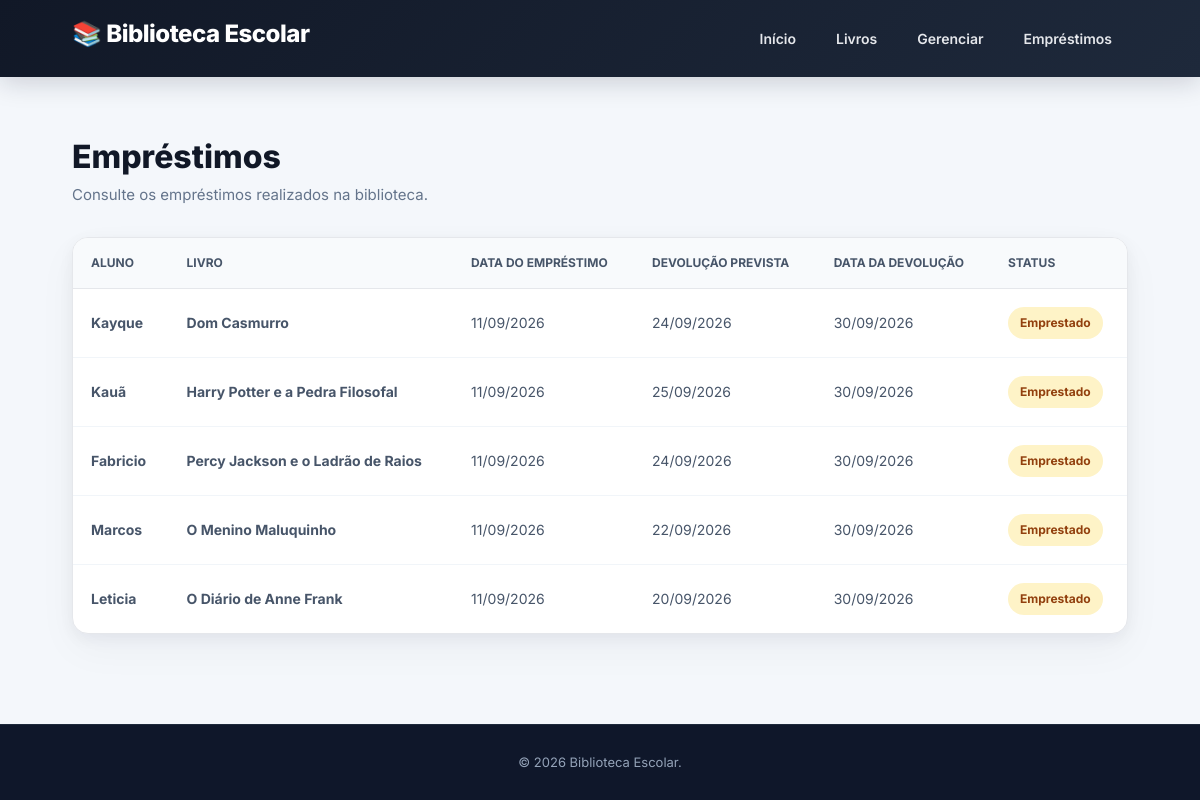
The app's page /emprestimos/, older data.
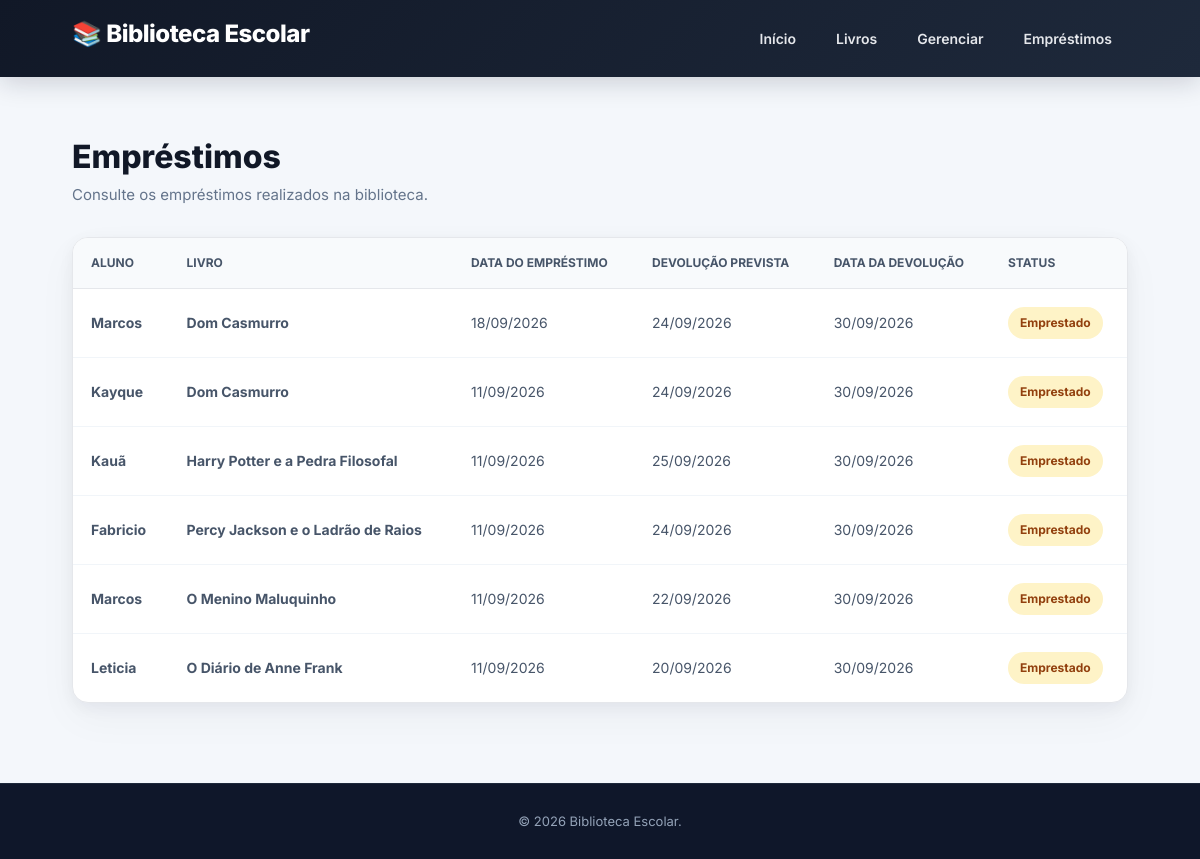
The same page, newer data.
### Central/models.py (models this page shows, shortened)
class Emprestimo(models.Model):
    aluno = models.ForeignKey(Aluno, on_delete=models.CASCADE)
    livro = models.ForeignKey(Livro, on_delete=models.CASCADE)
    data_emprestimo = models.DateField(auto_now_add=True)
    data_devolucao_prevista = models.DateField()
    data_devolucao = models.DateField(null=True, blank=True)
    status = models.CharField(
        max_length=20,
        choices=[
            ('Emprestado', 'emprestado'),
            ('Devolvido', 'devolvido'),
        ],
        default='Emprestado'
    )

class Aluno(models.Model):
    nome = models.CharField(max_length=100)
    matricula = models.CharField(max_length=20, unique=True)
    email = models.EmailField()
    turma = models.CharField(max_length=50)
    data_cadastro = models.DateField(auto_now_add=True)

class Livro(models.Model):
    titulo = models.CharField(max_length=200)
    autor = models.CharField(max_length=150)
    isbn = models.CharField(max_length=20)
    editora = models.CharField(max_length=100)
    ano_publicacao = models.IntegerField()
    categoria = models.CharField(max_length=100)
    quantidade = models.PositiveIntegerField(default=1)
    disponiveis = models.PositiveIntegerField(default=1)
    descricao = models.TextField(blank=True)
    capa = models.ImageField(
        upload_to='capas/',
        blank=True,
        null=True,
        verbose_name='Capa do livro',
    )

### Central/views.py (the view)
def lista_emprestimos(request):
    emprestimos = Emprestimo.objects.all().order_by(
        '-data_emprestimo'
    )
    return render(
        request,
        'pages/emprestimos.html',
        {'emprestimos': emprestimos}
    )

### Central/templates/pages/emprestimos.html (shortened to what this page needs)
{% load static %}
<!doctype html>
<html lang="pt-br">
  <head>
    <link
      href="https://cdn.jsdelivr.net/npm/bootstrap@5.3.8/dist/css/bootstrap.min.css"
      rel="stylesheet"
    />
    <link rel="stylesheet" href="{% static 'css/style.css' %}" />
  </head>
  <body>
    <header class="header">
      <div class="container">
        <h1>Biblioteca Escolar</h1>
        <nav>
          <a href="{% url 'inicio' %}">
            Início
          </a>
          <a href="{% url 'lista_livros' %}">
            Livros
          </a>
          <a href="/admin/">
            Gerenciar
          </a>
          <a href="{% url 'lista_emprestimos' %}">
            Empréstimos
          </a>
        </nav>
      </div>
    </header>
    <main class="emprestimos">
      <div class="container">
        <div class="emprestimos-header">
          <h2>Empréstimos</h2>
          <p>
            Consulte os empréstimos realizados na biblioteca.
          </p>
        </div>
        <div class="emprestimos-tabela">
          <table>
            <thead>
              <tr>
                <th>Aluno</th>
                <th>Livro</th>
                <th>Data do empréstimo</th>
                <th>Devolução prevista</th>
                <th>Data da devolução</th>
                <th>Status</th>
              </tr>
            </thead>
            <tbody>
              {% for emprestimo in emprestimos %}
              <tr>
                <td class="emprestimo-aluno">
                  {{ emprestimo.aluno.nome }}
                </td>
                <td class="emprestimo-livro">
                  {{ emprestimo.livro.titulo }}
                </td>
                <td>
                  {{ emprestimo.data_emprestimo|date:"d/m/Y" }}
                </td>
                <td>
                  {{ emprestimo.data_devolucao_prevista|date:"d/m/Y" }}
                </td>
                <td>
                  {% if emprestimo.data_devolucao %}
                    {{ emprestimo.data_devolucao|date:"d/m/Y" }}
                  {% else %}
                    -
                  {% endif %}
                </td>
                <td>
                  {% if emprestimo.status == 'Emprestado' %}
                    <span class="status-emprestado">
                      Emprestado
                    </span>
                  {% else %}
                    <span class="status-devolvido">
                      Devolvido
                    </span>
                  {% endif %}
                </td>
              </tr>
              {% empty %}
              <tr>
                <td colspan="6" class="sem-emprestimos">
                  Nenhum empréstimo cadastrado.
                </td>
              </tr>
              {% endfor %}
            </tbody>
          </table>
        </div>
      </div>
    </main>
    <footer class="footer">
      <div class="container">
        <p>
          © 2026 Biblioteca Escolar.
        </p>
      </div>
    </footer>
  </body>
</html>

Row changes from the older to the newer data that the page shows:
added Emprestimo: aluno.nome "Marcos", livro.titulo "Dom Casmurro", data_emprestimo "18/09/2026", data_devolucao_prevista "24/09/2026", data_devolucao "30/09/2026", status "Emprestado"
